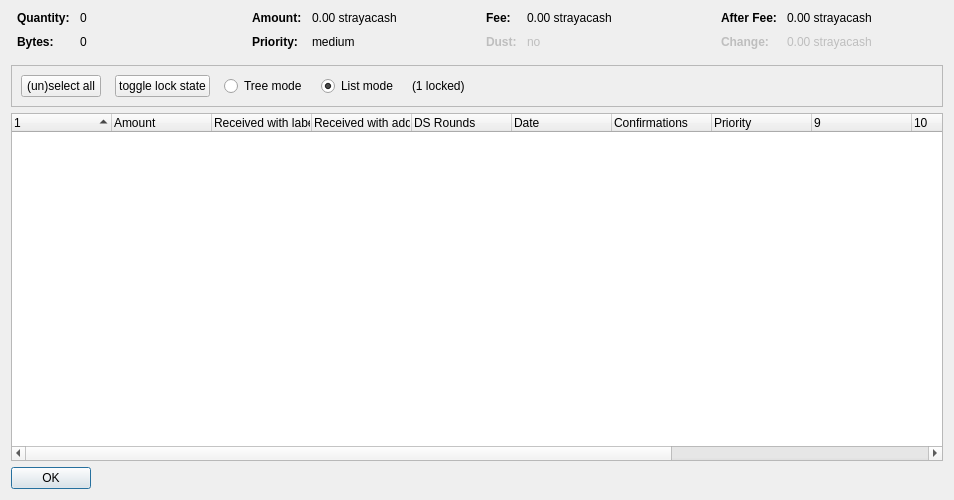
<?xml version="1.0" encoding="UTF-8"?>
<ui version="4.0">
 <class>CoinControlDialog</class>
 <widget class="QDialog" name="CoinControlDialog">
  <property name="geometry">
   <rect>
    <x>0</x>
    <y>0</y>
    <width>954</width>
    <height>500</height>
   </rect>
  </property>
  <property name="windowTitle">
   <string>Coin Selection</string>
  </property>
  <layout class="QVBoxLayout" name="verticalLayout">
   <item>
    <layout class="QHBoxLayout" name="horizontalLayoutTop" stretch="0,0,0,0">
     <property name="topMargin">
      <number>0</number>
     </property>
     <property name="bottomMargin">
      <number>10</number>
     </property>
     <item>
      <layout class="QFormLayout" name="formLayoutCoinControl1">
       <property name="horizontalSpacing">
        <number>10</number>
       </property>
       <property name="verticalSpacing">
        <number>10</number>
       </property>
       <property name="leftMargin">
        <number>6</number>
       </property>
       <property name="rightMargin">
        <number>6</number>
       </property>
       <item row="0" column="0">
        <widget class="QLabel" name="labelCoinControlQuantityText">
         <property name="font">
          <font>
           <weight>75</weight>
           <bold>true</bold>
          </font>
         </property>
         <property name="text">
          <string>Quantity:</string>
         </property>
        </widget>
       </item>
       <item row="0" column="1">
        <widget class="QLabel" name="labelCoinControlQuantity">
         <property name="cursor">
          <cursorShape>IBeamCursor</cursorShape>
         </property>
         <property name="contextMenuPolicy">
          <enum>Qt::ActionsContextMenu</enum>
         </property>
         <property name="text">
          <string notr="true">0</string>
         </property>
         <property name="textInteractionFlags">
          <set>Qt::LinksAccessibleByMouse|Qt::TextSelectableByKeyboard|Qt::TextSelectableByMouse</set>
         </property>
        </widget>
       </item>
       <item row="1" column="0">
        <widget class="QLabel" name="labelCoinControlBytesText">
         <property name="font">
          <font>
           <weight>75</weight>
           <bold>true</bold>
          </font>
         </property>
         <property name="text">
          <string>Bytes:</string>
         </property>
        </widget>
       </item>
       <item row="1" column="1">
        <widget class="QLabel" name="labelCoinControlBytes">
         <property name="cursor">
          <cursorShape>IBeamCursor</cursorShape>
         </property>
         <property name="contextMenuPolicy">
          <enum>Qt::ActionsContextMenu</enum>
         </property>
         <property name="text">
          <string notr="true">0</string>
         </property>
         <property name="textInteractionFlags">
          <set>Qt::LinksAccessibleByMouse|Qt::TextSelectableByKeyboard|Qt::TextSelectableByMouse</set>
         </property>
        </widget>
       </item>
      </layout>
     </item>
     <item>
      <layout class="QFormLayout" name="formLayoutCoinControl2">
       <property name="horizontalSpacing">
        <number>10</number>
       </property>
       <property name="verticalSpacing">
        <number>10</number>
       </property>
       <property name="leftMargin">
        <number>6</number>
       </property>
       <property name="rightMargin">
        <number>6</number>
       </property>
       <item row="0" column="0">
        <widget class="QLabel" name="labelCoinControlAmountText">
         <property name="font">
          <font>
           <weight>75</weight>
           <bold>true</bold>
          </font>
         </property>
         <property name="text">
          <string>Amount:</string>
         </property>
        </widget>
       </item>
       <item row="0" column="1">
        <widget class="QLabel" name="labelCoinControlAmount">
         <property name="cursor">
          <cursorShape>IBeamCursor</cursorShape>
         </property>
         <property name="contextMenuPolicy">
          <enum>Qt::ActionsContextMenu</enum>
         </property>
         <property name="text">
          <string notr="true">0.00 strayacash</string>
         </property>
         <property name="textInteractionFlags">
          <set>Qt::LinksAccessibleByMouse|Qt::TextSelectableByKeyboard|Qt::TextSelectableByMouse</set>
         </property>
        </widget>
       </item>
       <item row="1" column="0">
        <widget class="QLabel" name="labelCoinControlPriorityText">
         <property name="font">
          <font>
           <weight>75</weight>
           <bold>true</bold>
          </font>
         </property>
         <property name="text">
          <string>Priority:</string>
         </property>
        </widget>
       </item>
       <item row="1" column="1">
        <widget class="QLabel" name="labelCoinControlPriority">
         <property name="cursor">
          <cursorShape>IBeamCursor</cursorShape>
         </property>
         <property name="contextMenuPolicy">
          <enum>Qt::ActionsContextMenu</enum>
         </property>
         <property name="text">
          <string>medium</string>
         </property>
         <property name="textInteractionFlags">
          <set>Qt::LinksAccessibleByMouse|Qt::TextSelectableByKeyboard|Qt::TextSelectableByMouse</set>
         </property>
        </widget>
       </item>
      </layout>
     </item>
     <item>
      <layout class="QFormLayout" name="formLayoutCoinControl3">
       <property name="horizontalSpacing">
        <number>10</number>
       </property>
       <property name="verticalSpacing">
        <number>10</number>
       </property>
       <property name="leftMargin">
        <number>6</number>
       </property>
       <property name="rightMargin">
        <number>6</number>
       </property>
       <item row="0" column="0">
        <widget class="QLabel" name="labelCoinControlFeeText">
         <property name="font">
          <font>
           <weight>75</weight>
           <bold>true</bold>
          </font>
         </property>
         <property name="text">
          <string>Fee:</string>
         </property>
        </widget>
       </item>
       <item row="0" column="1">
        <widget class="QLabel" name="labelCoinControlFee">
         <property name="cursor">
          <cursorShape>IBeamCursor</cursorShape>
         </property>
         <property name="contextMenuPolicy">
          <enum>Qt::ActionsContextMenu</enum>
         </property>
         <property name="text">
          <string notr="true">0.00 strayacash</string>
         </property>
         <property name="textInteractionFlags">
          <set>Qt::LinksAccessibleByMouse|Qt::TextSelectableByKeyboard|Qt::TextSelectableByMouse</set>
         </property>
        </widget>
       </item>
       <item row="1" column="0">
        <widget class="QLabel" name="labelCoinControlLowOutputText">
         <property name="enabled">
          <bool>false</bool>
         </property>
         <property name="font">
          <font>
           <weight>75</weight>
           <bold>true</bold>
          </font>
         </property>
         <property name="text">
          <string>Dust:</string>
         </property>
        </widget>
       </item>
       <item row="1" column="1">
        <widget class="QLabel" name="labelCoinControlLowOutput">
         <property name="enabled">
          <bool>false</bool>
         </property>
         <property name="cursor">
          <cursorShape>IBeamCursor</cursorShape>
         </property>
         <property name="contextMenuPolicy">
          <enum>Qt::ActionsContextMenu</enum>
         </property>
         <property name="text">
          <string>no</string>
         </property>
         <property name="textInteractionFlags">
          <set>Qt::LinksAccessibleByMouse|Qt::TextSelectableByKeyboard|Qt::TextSelectableByMouse</set>
         </property>
        </widget>
       </item>
      </layout>
     </item>
     <item>
      <layout class="QFormLayout" name="formLayoutCoinControl4">
       <property name="horizontalSpacing">
        <number>10</number>
       </property>
       <property name="verticalSpacing">
        <number>10</number>
       </property>
       <property name="leftMargin">
        <number>6</number>
       </property>
       <property name="rightMargin">
        <number>6</number>
       </property>
       <item row="0" column="0">
        <widget class="QLabel" name="labelCoinControlAfterFeeText">
         <property name="font">
          <font>
           <weight>75</weight>
           <bold>true</bold>
          </font>
         </property>
         <property name="text">
          <string>After Fee:</string>
         </property>
        </widget>
       </item>
       <item row="0" column="1">
        <widget class="QLabel" name="labelCoinControlAfterFee">
         <property name="cursor">
          <cursorShape>IBeamCursor</cursorShape>
         </property>
         <property name="contextMenuPolicy">
          <enum>Qt::ActionsContextMenu</enum>
         </property>
         <property name="text">
          <string notr="true">0.00 strayacash</string>
         </property>
         <property name="textInteractionFlags">
          <set>Qt::LinksAccessibleByMouse|Qt::TextSelectableByKeyboard|Qt::TextSelectableByMouse</set>
         </property>
        </widget>
       </item>
       <item row="1" column="0">
        <widget class="QLabel" name="labelCoinControlChangeText">
         <property name="enabled">
          <bool>false</bool>
         </property>
         <property name="font">
          <font>
           <weight>75</weight>
           <bold>true</bold>
          </font>
         </property>
         <property name="text">
          <string>Change:</string>
         </property>
        </widget>
       </item>
       <item row="1" column="1">
        <widget class="QLabel" name="labelCoinControlChange">
         <property name="enabled">
          <bool>false</bool>
         </property>
         <property name="cursor">
          <cursorShape>IBeamCursor</cursorShape>
         </property>
         <property name="contextMenuPolicy">
          <enum>Qt::ActionsContextMenu</enum>
         </property>
         <property name="text">
          <string notr="true">0.00 strayacash</string>
         </property>
         <property name="textInteractionFlags">
          <set>Qt::LinksAccessibleByMouse|Qt::TextSelectableByKeyboard|Qt::TextSelectableByMouse</set>
         </property>
        </widget>
       </item>
      </layout>
     </item>
    </layout>
   </item>
   <item>
    <widget class="QFrame" name="frame">
     <property name="minimumSize">
      <size>
       <width>0</width>
       <height>40</height>
      </size>
     </property>
     <property name="frameShape">
      <enum>QFrame::StyledPanel</enum>
     </property>
     <property name="frameShadow">
      <enum>QFrame::Sunken</enum>
     </property>
     <layout class="QHBoxLayout" name="horizontalLayout">
      <item>
       <layout class="QHBoxLayout" name="horizontalLayoutPanel" stretch="0,0,0,0,0,0">
        <property name="spacing">
         <number>14</number>
        </property>
        <item>
         <widget class="QPushButton" name="pushButtonSelectAll">
          <property name="sizePolicy">
           <sizepolicy hsizetype="Maximum" vsizetype="Fixed">
            <horstretch>0</horstretch>
            <verstretch>0</verstretch>
           </sizepolicy>
          </property>
          <property name="text">
           <string>(un)select all</string>
          </property>
          <property name="autoDefault">
           <bool>false</bool>
          </property>
         </widget>
        </item>
        <item>
         <widget class="QPushButton" name="pushButtonToggleLock">
          <property name="sizePolicy">
           <sizepolicy hsizetype="Maximum" vsizetype="Fixed">
            <horstretch>0</horstretch>
            <verstretch>0</verstretch>
           </sizepolicy>
          </property>
          <property name="text">
           <string>toggle lock state</string>
          </property>
          <property name="autoDefault">
           <bool>false</bool>
          </property>
         </widget>
        </item>
        <item>
         <widget class="QRadioButton" name="radioTreeMode">
          <property name="sizePolicy">
           <sizepolicy hsizetype="Maximum" vsizetype="Fixed">
            <horstretch>0</horstretch>
            <verstretch>0</verstretch>
           </sizepolicy>
          </property>
          <property name="text">
           <string>Tree mode</string>
          </property>
         </widget>
        </item>
        <item>
         <widget class="QRadioButton" name="radioListMode">
          <property name="sizePolicy">
           <sizepolicy hsizetype="Maximum" vsizetype="Fixed">
            <horstretch>0</horstretch>
            <verstretch>0</verstretch>
           </sizepolicy>
          </property>
          <property name="text">
           <string>List mode</string>
          </property>
          <property name="checked">
           <bool>true</bool>
          </property>
         </widget>
        </item>
        <item>
         <widget class="QLabel" name="labelLocked">
          <property name="text">
           <string>(1 locked)</string>
          </property>
         </widget>
        </item>
        <item>
         <spacer name="horizontalSpacer">
          <property name="orientation">
           <enum>Qt::Horizontal</enum>
          </property>
          <property name="sizeHint" stdset="0">
           <size>
            <width>40</width>
            <height>20</height>
           </size>
          </property>
         </spacer>
        </item>
       </layout>
      </item>
     </layout>
    </widget>
   </item>
   <item>
    <widget class="CoinControlTreeWidget" name="treeWidget">
     <property name="contextMenuPolicy">
      <enum>Qt::CustomContextMenu</enum>
     </property>
     <property name="sortingEnabled">
      <bool>false</bool>
     </property>
     <property name="columnCount">
      <number>13</number>
     </property>
     <attribute name="headerShowSortIndicator" stdset="0">
      <bool>true</bool>
     </attribute>
     <attribute name="headerStretchLastSection">
      <bool>false</bool>
     </attribute>
     <column>
      <property name="text">
       <string/>
      </property>
     </column>
     <column>
      <property name="text">
       <string>Amount</string>
      </property>
     </column>
     <column>
      <property name="text">
       <string>Received with label</string>
      </property>
     </column>
     <column>
      <property name="text">
       <string>Received with address</string>
      </property>
     </column>
     <column>
      <property name="text">
       <string>DS Rounds</string>
      </property>
     </column>
     <column>
      <property name="text">
       <string>Date</string>
      </property>
     </column>
     <column>
      <property name="text">
       <string>Confirmations</string>
      </property>
      <property name="toolTip">
       <string>Confirmed</string>
      </property>
     </column>
     <column>
      <property name="text">
       <string>Priority</string>
      </property>
     </column>
     <column>
      <property name="text">
       <string/>
      </property>
     </column>
     <column>
      <property name="text">
       <string/>
      </property>
     </column>
     <column>
      <property name="text">
       <string/>
      </property>
     </column>
     <column>
      <property name="text">
       <string/>
      </property>
     </column>
     <column>
      <property name="text">
       <string/>
      </property>
     </column>
    </widget>
   </item>
   <item>
    <widget class="QDialogButtonBox" name="buttonBox">
     <property name="sizePolicy">
      <sizepolicy hsizetype="Maximum" vsizetype="Fixed">
       <horstretch>0</horstretch>
       <verstretch>0</verstretch>
      </sizepolicy>
     </property>
     <property name="orientation">
      <enum>Qt::Horizontal</enum>
     </property>
     <property name="standardButtons">
      <set>QDialogButtonBox::Ok</set>
     </property>
    </widget>
   </item>
  </layout>
 </widget>
 <customwidgets>
  <customwidget>
   <class>CoinControlTreeWidget</class>
   <extends>QTreeWidget</extends>
   <header>coincontroltreewidget.h</header>
  </customwidget>
 </customwidgets>
 <resources/>
 <connections/>
</ui>
